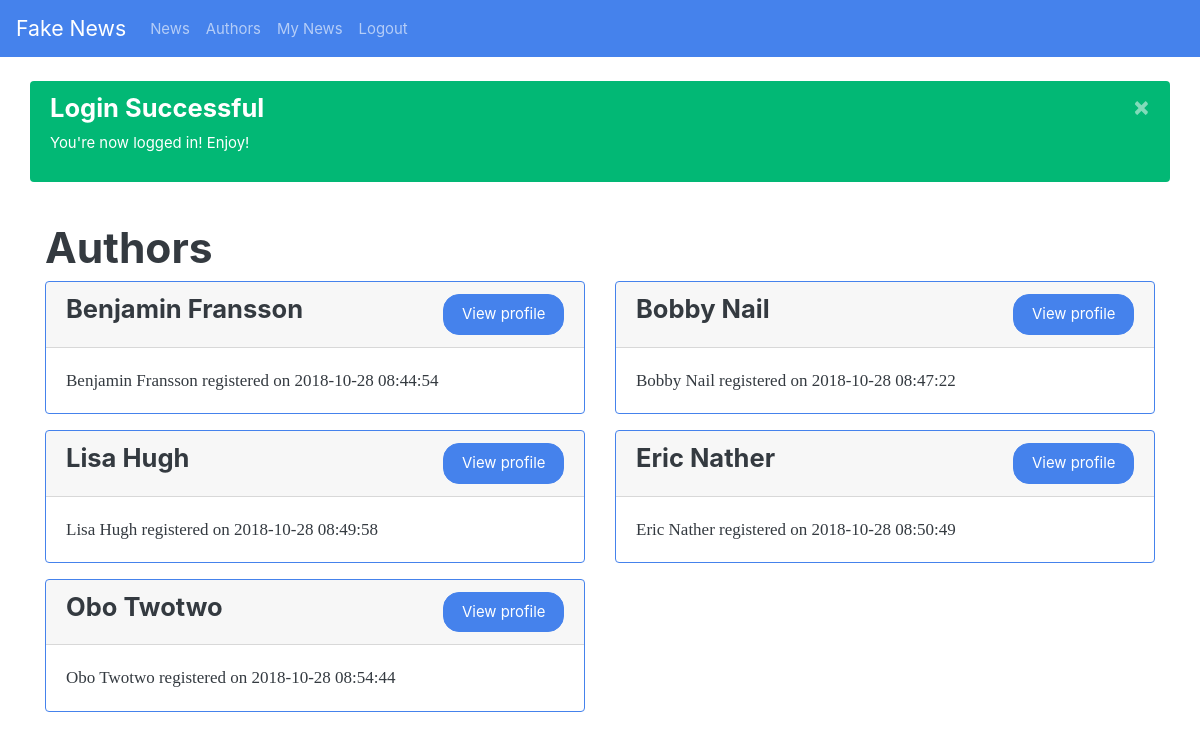
The app's page /authors.php (signed in) with its own data.
### tables this page shows
CREATE TABLE authors (
                id INTEGER PRIMARY KEY AUTOINCREMENT,
                name TEXT NOT NULL,
                email TEXT NOT NULL,
                password TEXT NOT NULL,
                date TIMESTAMP NOT NULL DEFAULT CURRENT_TIMESTAMP
                );

### authors.php (called while the page is built, shortened)
<?php
require_once $_SERVER['DOCUMENT_ROOT'].'/database/db.php';
$title = 'Authors';
$db = new ConnectToDatabase;
$query = 'SELECT * FROM authors ORDER BY date ASC;';
$authors = $db->getData($query);
require_once $_SERVER['DOCUMENT_ROOT'].'/components/head.php';
require_once $_SERVER['DOCUMENT_ROOT'].'/components/nav.php';
require_once $_SERVER['DOCUMENT_ROOT'].'/components/messages.php';
require_once $_SERVER['DOCUMENT_ROOT'].'/content/authors.php';
require_once $_SERVER['DOCUMENT_ROOT'].'/components/footer.php';

### database/db.php (called while the page is built, shortened)
<?php
class ConnectToDatabase
{
    private $pdo;
    public function __construct()
    {
        $this->fileName = $_SERVER['DOCUMENT_ROOT'].'/database/fake-news.db';
        $dsn = "sqlite:$this->fileName";
        $this->pdo = new PDO($dsn);
        $this->pdo->setAttribute(PDO::ATTR_ERRMODE,
                            PDO::ERRMODE_EXCEPTION);
        $this->pdo->exec('CREATE TABLE IF NOT EXISTS authors (
                id INTEGER PRIMARY KEY AUTOINCREMENT,
                name TEXT NOT NULL,
                email TEXT NOT NULL,
                password TEXT NOT NULL,
                date TIMESTAMP NOT NULL DEFAULT CURRENT_TIMESTAMP
                );');
        $this->pdo->exec('CREATE TABLE IF NOT EXISTS news (
                id INTEGER PRIMARY KEY AUTOINCREMENT,
                title TEXT NOT NULL,
                content TEXT NOT NULL,
                author INTEGER,
                likes INTEGER NOT NULL,
                date TIMESTAMP NOT NULL DEFAULT CURRENT_TIMESTAMP,
                FOREIGN KEY (id) REFERENCES authors(id)
                );');
    }
    public function getData(string $query, ?array $params = []): array
    {
        $sth = $this->pdo->prepare($query);
        $sth->execute($params);
        return $sth->fetchAll(PDO::FETCH_ASSOC);
    }
}

### content/authors.php (the view)
<main>
    <div class="container mt-4">
        <div class="row">
            <div class="col">
                <h1><?=$title?></h1>
            </div>
        </div>
        <div class="row">
        <?php foreach($authors as $author): ?>
            <div class="col-sm-12 col-lg-6">
                <div class="card border-primary mb-3">
                    <div class="card-header">
                        <div class="row">
                            <div class="col-8"><h4><?= ucfirst($author['name']); ?></h4></div>
                            <div class="col-4 d-flex justify-content-end"><a class="card-link btn btn-primary" href="/author.php?id=<?= $author['id']; ?>">View profile</a></div>
                        </div>
                    </div>
                    <div class="card-body">
                        <p class="card-text"><?= ucfirst($author['name']); ?> registered on <?= $author['date']; ?></p>
                    </div>
                </div>
            </div>
        <?php endforeach; ?>
        </div>
    </div>
</main>

### records on screen
authors: name "Benjamin Fransson", date "2018-10-28 08:44:54"
authors: name "Bobby Nail", date "2018-10-28 08:47:22"
authors: name "Lisa Hugh", date "2018-10-28 08:49:58"
authors: name "Eric Nather", date "2018-10-28 08:50:49"
authors: name "Obo Twotwo", date "2018-10-28 08:54:44"

### other values on screen
$mess['title'] "Login Successful"
$mess['content'] "You're now logged in! Enjoy!"
$title "Authors"
